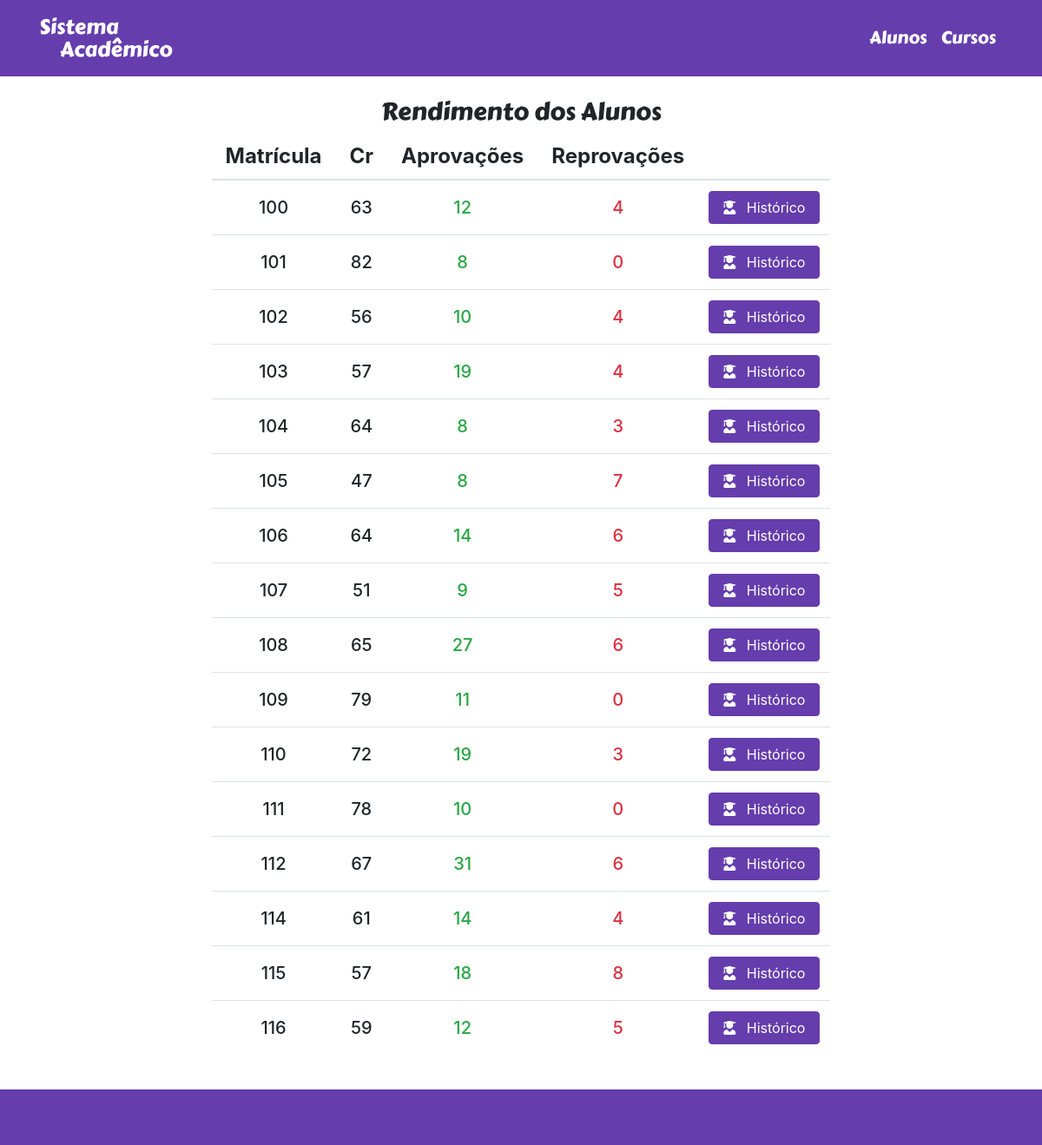
/aluno/, run on the app's committed database.
### aluno/models.py (models this page shows, shortened)
class Aluno(models.Model):
    matricula = models.CharField(max_length=8, db_index=True, unique=True, primary_key=True)
    disciplinas = models.ManyToManyField(Disciplina, through='DisciplinaCursada')
    class Meta:
        db_table = 'aluno'
    def getAprovacoes(self):
        return DisciplinaCursada.objects.filter(aluno=self, nota__gte = 60).count()
    def getReprovacoes(self):
        return DisciplinaCursada.objects.filter(aluno=self, nota__lt = 60).count()

### aluno/views.py (the view)
# urls.py: path('', views.listaAluno, name="listaAluno"),
def listaAluno(request):
    alunos = DisciplinaCursada.objects.select_related('aluno','disciplina').values('aluno').annotate(notaCarga=Sum(F('nota')*F('disciplina__cargaHoraria')), cargaHoraria= Sum(F('disciplina__cargaHoraria')))
    alunos = alunos.values('aluno').annotate(cr=F('notaCarga') / F('cargaHoraria'))
    for aluno in alunos:
        aluno['aluno'] = get_object_or_404(Aluno, matricula = aluno['aluno'])
        aluno['reprovacoes'] = aluno['aluno'].getReprovacoes()
        aluno['aprovacoes'] = aluno['aluno'].getAprovacoes()
    return render(request, 'aluno/index.html', {'alunos':alunos})

### aluno/contextProcessors.py (called while the page is built)
def tabelaVazia(request):
    numLinhas = Aluno.objects.all().count()
    return {
        'nAlunos': numLinhas
    }

### curso/contextProcessors.py (called while the page is built)
def tabelaVazia(request):
    numLinhas = Curso.objects.all().count()
    return {
        'nCursos': numLinhas
    }

### disciplina/contextProcessors.py (called while the page is built)
def tabelaVazia(request):
    numLinhas = Disciplina.objects.all().count()
    return {
        'nDisciplinas': numLinhas
    }

### aluno/templates/aluno/index.html (shortened to what this page needs)
{% extends 'base.html' %}
{% load static %}
{% block corpo %}
<div class="container py-4 fillView ">
    {% if nAlunos != 0 %}
    <div class="d-flex justify-content-center">
        <h3 class="d-inline-block carterOne">Rendimento dos Alunos</h3>
    </div>
    <div class="table-responsive">
        <table class="table w-auto table-hover mx-auto">
            <thead>
                <tr>
                <th scope="col" class="border-top-0"><h4 class="font-weight-bold m-0 mx-1 text-center">Matrícula</h4></th>
                <th scope="col" class="border-top-0"><h4 class="font-weight-bold m-0 mx-1 text-center">Cr</h4></th>
                <th scope="col" class="border-top-0"><h4 class="font-weight-bold m-0 mx-1 text-center">Aprovações</h4></th>
                <th scope="col" class="border-top-0"><h4 class="font-weight-bold m-0 mx-1 text-center">Reprovações</h4></th>
                <th scope="col" class="border-top-0"></th>
                </tr>
            </thead>
            <tbody>
            {% for aluno in alunos %}
                <tr>
                    <td class="h5">{{aluno.aluno.matricula}}</td>
                    <td class="h5">{{aluno.cr}}</td>
                    <td class="h5 text-success">{{aluno.aprovacoes}}</td>
                    <td class="text-danger h5">{{aluno.reprovacoes}}</td>
                    <td><button type="button" class="btn btn-primary px-3 modalOpen" data-url="{% url 'aluno:exibeHistorico' matricula=aluno.aluno.matricula %}">
                        <i class="fas fa-user-graduate mr-2"></i> Histórico
                    </button></td>
                </tr>
            {% endfor %}
            </tbody>
        </table>
    </div>
    {% else %}
    <div class="d-flex justify-content-center">
        <h3 class="d-inline-block carterOne text-capitalize text-center w-50 text-black-50">Não há nenhum aluno cadastrado no sistema...</h3>
    </div>
    {% endif %}
</div>
{% endblock %}

### templates/base.html (shortened to what this page needs)
{% load static %}
<!doctype html>
<html lang="en">
<head>
	<link rel="stylesheet" href="{% static 'css/bootstrap.css'%}">
	<link rel="stylesheet" href="{% static 'css/all.css'%}">
	<link rel="stylesheet" href="{% static 'css/styles.css'%}?version={%now "U"%}">
</head>
<body>
	{% block navbar %}
	<nav class="navbar sticky-top navbar-dark bg-primary navbar-expand-lg">
		<div class="container carterOne">
			<div class="d-grid">
				<a href="/" class="navbar-brand mr-3 carterOne">
					<div class="mr-4 mb-neg10 fontLogo">Sistema</div>
					<div class="ml-4 fontLogo">Acadêmico</div>
				</a>
			</div>
			<div class="collapse navbar-collapse" id="menu">
				<div class="ml-auto navbar-nav font-weight-light">
					<a class="nav-link nav-item text-white h5 mb-0" href="{% url 'aluno:listaAluno'%}">Alunos</a>
					<a class="nav-link nav-item text-white h5 mb-0" href="{% url 'curso:listaCurso' %}">Cursos</a>
				</div>
			</div>
		</div>
	</nav>
	{% endblock %}
		{% block corpo %}
        {% endblock %}
	{% block footer %}
	<div class="w-100 bg-primary">
		<div class="w-85 row justify-content-around mx-auto py-4">
			<div class="col-md-3">
                <h4 class="m-0">
                    <a class="nav-link text-light" href="#">       </a>
                </h4>
			</div>
		</div>
	</div>
	{% endblock %}
</body>
</html>

### static/css/all.css (style rules this page uses)
.fa, .fas, .far, .fal, .fad, .fab { -moz-osx-font-smoothing: grayscale; -webkit-font-smoothing: antialiased; display: inline-block; font-style: normal; font-variant: normal; text-rendering: auto; line-height: 1; }
.fa-user-graduate:before { content: "\f501"; }
.fa, .fas { font-family: 'Font Awesome 5 Free'; font-weight: 900; }

### static/css/styles.css (style rules this page uses)
.carterOne { font-family: CarterOne; }
.fillView { min-height: calc(100vh - 92.8px - 56px); }
td { vertical-align: middle !important; text-align: center !important; }
.d-grid { display: grid; }
.mb-neg10 { margin-bottom: -10px !important; }
.fontLogo { font-size: 24px; }

### data on the page
Aluno: aluno.matricula "100", cr "63", aprovacoes "12", reprovacoes "4"
Aluno: aluno.matricula "101", cr "82", aprovacoes "8", reprovacoes "0"
Aluno: aluno.matricula "102", cr "56", aprovacoes "10", reprovacoes "4"
Aluno: aluno.matricula "103", cr "57", aprovacoes "19", reprovacoes "4"
Aluno: aluno.matricula "104", cr "64", aprovacoes "8", reprovacoes "3"
Aluno: aluno.matricula "105", cr "47", aprovacoes "8", reprovacoes "7"
Aluno: aluno.matricula "106", cr "64", aprovacoes "14", reprovacoes "6"
Aluno: aluno.matricula "107", cr "51", aprovacoes "9", reprovacoes "5"
Aluno: aluno.matricula "108", cr "65", aprovacoes "27", reprovacoes "6"
Aluno: aluno.matricula "109", cr "79", aprovacoes "11", reprovacoes "0"
Aluno: aluno.matricula "110", cr "72", aprovacoes "19", reprovacoes "3"
Aluno: aluno.matricula "111", cr "78", aprovacoes "10", reprovacoes "0"
Aluno: aluno.matricula "112", cr "67", aprovacoes "31", reprovacoes "6"
Aluno: aluno.matricula "114", cr "61", aprovacoes "14", reprovacoes "4"
Aluno: aluno.matricula "115", cr "57", aprovacoes "18", reprovacoes "8"
Aluno: aluno.matricula "116", cr "59", aprovacoes "12", reprovacoes "5"
